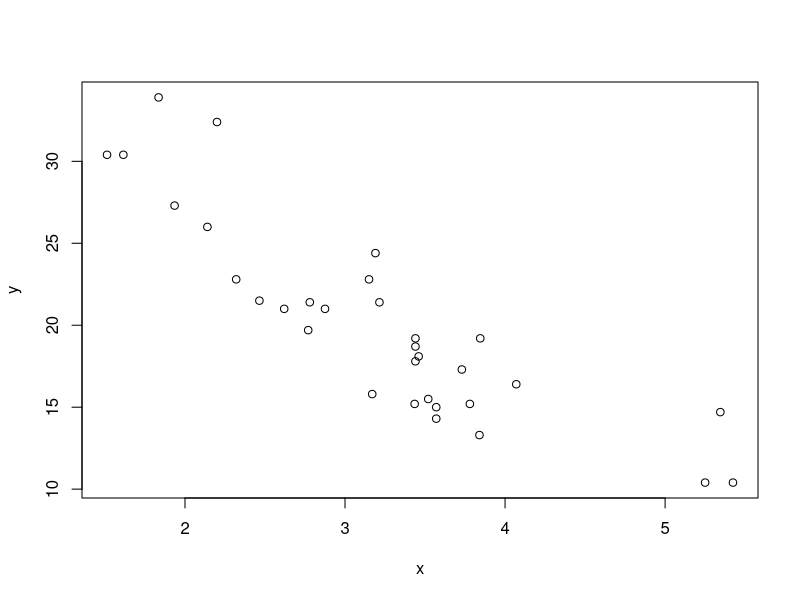
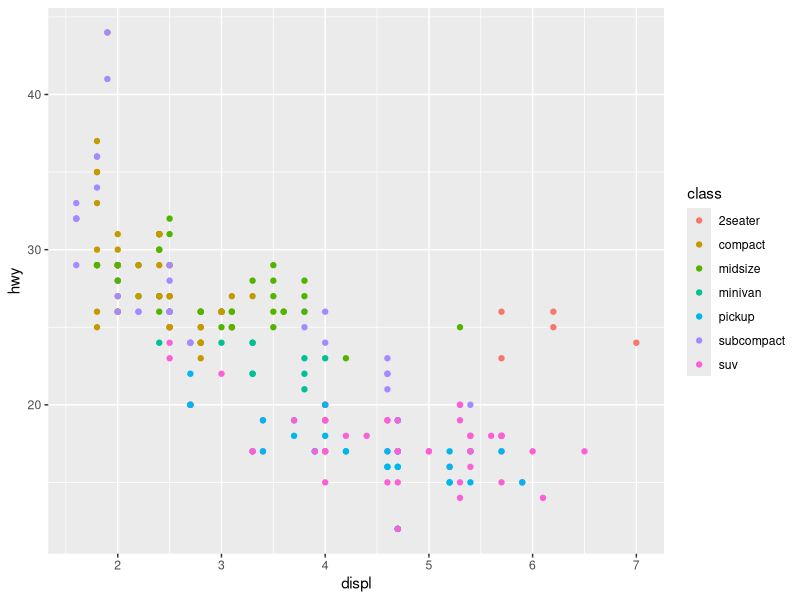

The R script that drew these images, in order:
## ---- chunk 1
1+1
## ---- chunk 2
data("mtcars")          #<1>
x <- mtcars$wt          #<2>
y <- mtcars$mpg         #<2>
plot(x, y)              #<3> 
## ---- chunk 3
library(ggplot2)
ggplot(mpg, aes(displ, hwy, colour = class)) + 
  geom_point()
